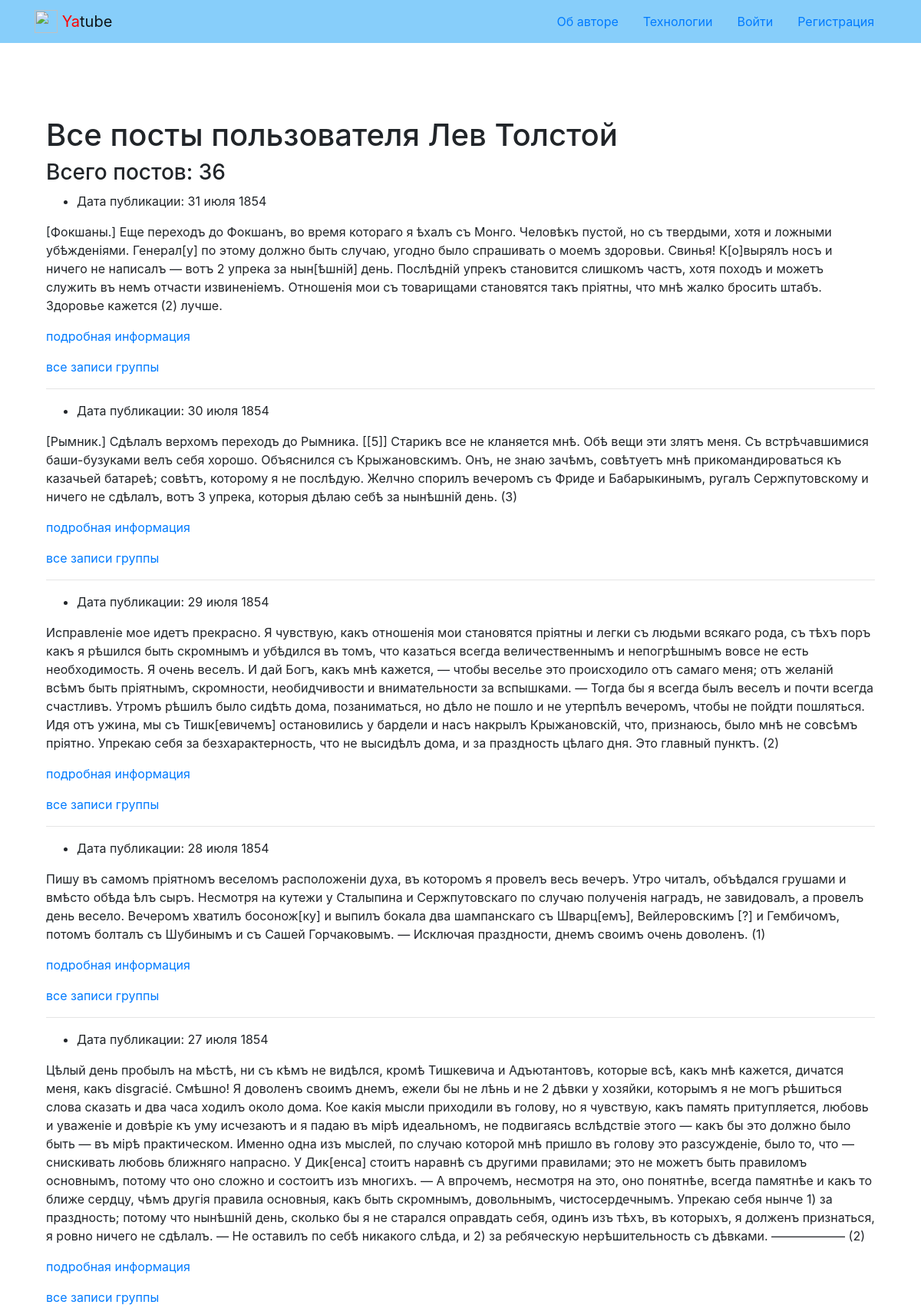
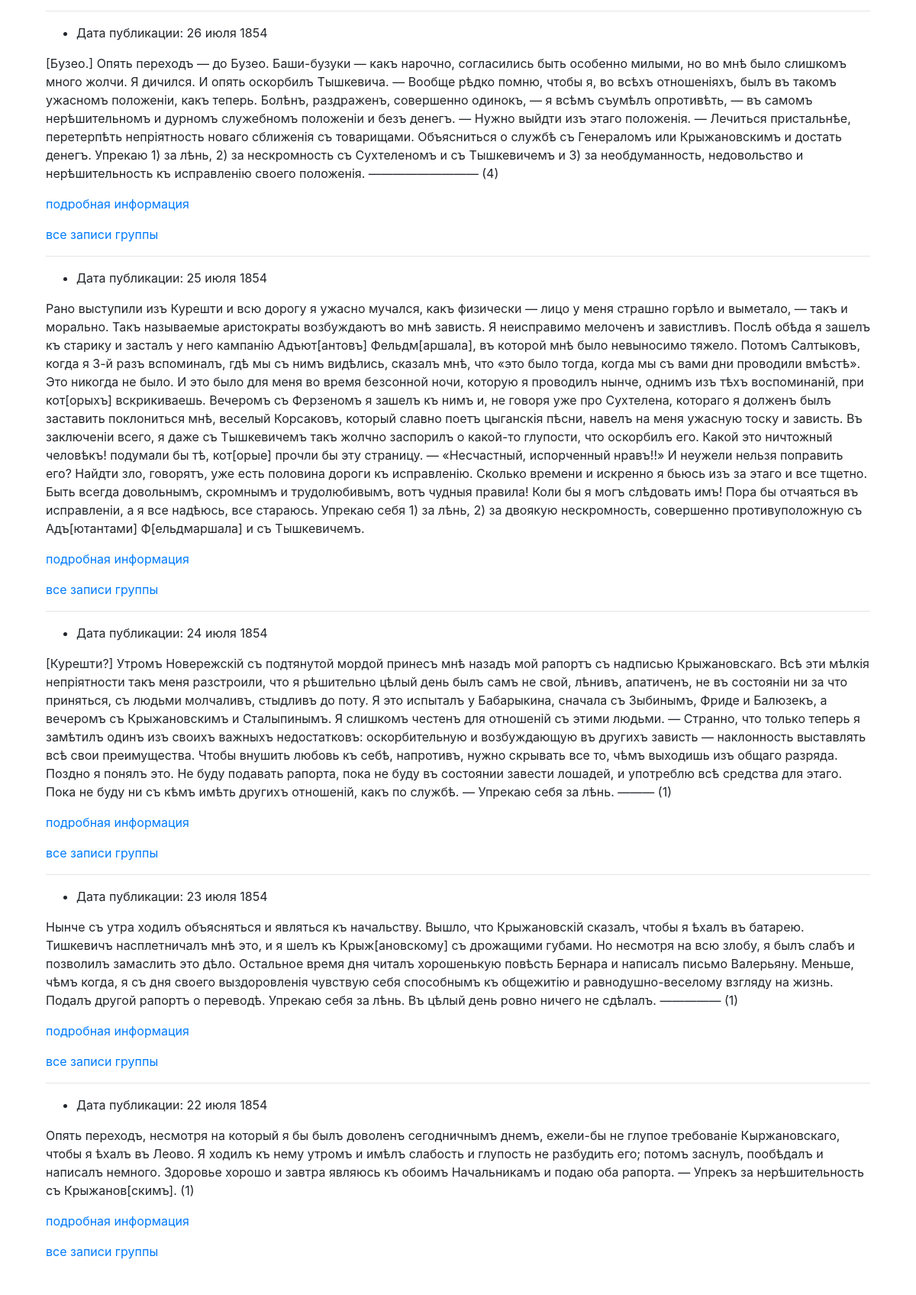
The page /profile/leo/ (upper part) on the database its author committed (2 pictures, top to bottom).
### posts/models.py (models this page shows, shortened)
class Post(models.Model):
    text = models.TextField(
        verbose_name='Текст поста',
        help_text='Текст нового поста'
    )
    pub_date = models.DateTimeField(
        auto_now_add=True,
        verbose_name='Дата и время публикации поста',
        help_text='Дата и время публикации поста',
        db_index=True
    )
    author = models.ForeignKey(
        User,
        on_delete=models.CASCADE,
        related_name='posts',
        verbose_name='Автор поста',
        help_text='Автор поста'
    )
    group = models.ForeignKey(
        Group,
        on_delete=models.SET_NULL,
        blank=True,
        null=True,
        related_name='posts',
        verbose_name='Группа',
        help_text='Группа, к которой будет относиться пост'
    )
    image = models.ImageField(
        'Картинка',
        upload_to='posts/',
        blank=True
    )
    class Meta:
        ordering = ('-pub_date',)
        verbose_name = 'Пост'
        verbose_name_plural = 'Посты'

### posts/views.py (the view)
# urls.py: path('profile/<str:username>/', views.profile, name='profile'),
def profile(request, username):
    template = 'posts/profile.html'
    profile_user = get_object_or_404(User, username=username)
    name_user = profile_user.get_full_name()
    title_profile = f'Профайл пользователя {name_user}'
    post_list = profile_user.posts.all()
    paginator = Paginator(post_list, COUNT_OF_PAGE_POST)
    page_number = request.GET.get('page')
    page_obj = paginator.get_page(page_number)
    context = {
        'title': title_profile,
        'profile_user': profile_user,
        'page_obj': page_obj,
    }
    return render(request, template, context)

### core/context_processors/year.py (called while the page is built)
def year(request):
    return {
        'year': datetime.datetime.now().date().year
    }

### templates/posts/profile.html (shortened to what this page needs)
{% extends 'base.html' %}
{% block content %}
  <div class="container py-5">
    <h1>Все посты пользователя {{  profile_user.get_full_name }} </h1>
    <h3>Всего постов: {{ profile_user.posts.count }} </h3>
    {% for post in page_obj %}
      {% with author_not_hide='False'%}
        {% include 'posts/includes/post_list.html'%}
      {% endwith %}
      {% if not forloop.last %}<hr>{% endif %}
    {% endfor %}
  </div>
{% endblock %}

### templates/posts/includes/post_list.html (shortened to what this page needs)
{% load thumbnail %}
<article>
  <ul>
    <li>
      Дата публикации: {{ post.pub_date|date:"d E Y" }}
    </li>
  </ul>
  <p>
    {{ post.text }}
  </p>
  <p>
    <a href="{% url 'posts:post_detail' post.id %}">подробная информация</a>
  </p>
  {% if post.group.slug %}
      <a href="{% url 'posts:group_list' post.group.slug %}">все записи группы</a>
  {% endif %}
</article>

### rows shown on the page
Post: pub_date "31 июля 1854", text "[Фокшаны.] Еще переходъ до Фокшанъ, во время котораго я ѣхалъ съ Монго. Человѣкъ пустой, но съ твердыми, хотя и ложными убѣжденіями. Генерал[у] по этому должно быть случаю, угодно было спрашивать о моемъ здоровьи. Свинья! К[о]вырялъ носъ и ничего не написалъ — вотъ 2 упрека за нын[ѣшній] день. Послѣдній упрекъ становится слишкомъ частъ, хотя походъ и можетъ служить въ немъ отчасти извиненіемъ. Отношенія мои съ товарищами становятся такъ пріятны, что мнѣ жалко бросить штабъ. Здоровье кажется (2) лучше.", shows "все записи группы"
Post: pub_date "30 июля 1854", text "[Рымник.] Сдѣлалъ верхомъ переходъ до Рымника. [[5]] Старикъ все не кланяется мнѣ. Обѣ вещи эти злятъ меня. Съ встрѣчавшимися баши-бузуками велъ себя хорошо. Объяснился съ Крыжановскимъ. Онъ, не знаю зачѣмъ, совѣтуетъ мнѣ прикомандироваться къ казачьей батареѣ; совѣтъ, которому я не послѣдую. Желчно спорилъ вечеромъ съ Фриде и Бабарыкинымъ, ругалъ Сержпутовскому и ничего не сдѣлалъ, вотъ 3 упрека, которыя дѣлаю себѣ за нынѣшній день. (3)", shows "все записи группы"
Post: pub_date "29 июля 1854", text "Исправленіе мое идетъ прекрасно. Я чувствую, какъ отношенія мои становятся пріятны и легки съ людьми всякаго рода, съ тѣхъ поръ какъ я рѣшился быть скромнымъ и убѣдился въ томъ, что казаться всегда величественнымъ и непогрѣшнымъ вовсе не есть необходимость. Я очень веселъ. И дай Богъ, какъ мнѣ кажется, — чтобы веселье это происходило отъ самаго меня; отъ желаній всѣмъ быть пріятнымъ, скромности, необидчивости и внимательности за вспышками. — Тогда бы я всегда былъ веселъ и почти всегда счастливъ. Утромъ рѣшилъ было сидѣть дома, позаниматься, но дѣло не пошло и не утерпѣлъ вечеромъ, чтобы не пойдти пошляться. Идя отъ ужина, мы съ Тишк[евичемъ] остановились у бардели и насъ накрылъ…", shows "все записи группы"
Post: pub_date "28 июля 1854", text "Пишу въ самомъ пріятномъ веселомъ расположеніи духа, въ которомъ я провелъ весь вечеръ. Утро читалъ, объѣдался грушами и вмѣсто обѣда ѣлъ сыръ. Несмотря на кутежи у Сталыпина и Сержпутовскаго по случаю полученія наградъ, не завидовалъ, а провелъ день весело. Вечеромъ хватилъ босонож[ку] и выпилъ бокала два шампанскаго съ Шварц[емъ], Вейлеровскимъ [?] и Гембичомъ, потомъ болталъ съ Шубинымъ и съ Сашей Горчаковымъ. — Исключая праздности, днемъ своимъ очень доволенъ. (1)", shows "все записи группы"
Post: pub_date "27 июля 1854", text "Цѣлый день пробылъ на мѣстѣ, ни съ кѣмъ не видѣлся, кромѣ Тишкевича и Адъютантовъ, которые всѣ, какъ мнѣ кажется, дичатся меня, какъ disgracié. Смѣшно! Я доволенъ своимъ днемъ, ежели бы не лѣнь и не 2 дѣвки у хозяйки, которымъ я не могъ рѣшиться слова сказать и два часа ходилъ около дома. Кое какія мысли приходили въ голову, но я чувствую, какъ память притупляется, любовь и уваженіе и довѣріе къ уму исчезаютъ и я падаю въ мірѣ идеальномъ, не подвигаясь вслѣдствіе этого — какъ бы это должно было быть — въ мірѣ практическом. Именно одна изъ мыслей, по случаю которой мнѣ пришло въ голову это разсужденіе, было то, что — снискивать любовь ближняго напрасно. У Дик[енса] стоитъ наравнѣ съ другими…", shows "все записи группы"
Post: pub_date "26 июля 1854", text "[Бузео.] Опять переходъ — до Бузео. Баши-бузуки — какъ нарочно, согласились быть особенно милыми, но во мнѣ было слишкомъ много жолчи. Я дичился. И опять оскорбилъ Тышкевича. — Вообще рѣдко помню, чтобы я, во всѣхъ отношеніяхъ, былъ въ такомъ ужасномъ положеніи, какъ теперь. Болѣнъ, раздраженъ, совершенно одинокъ, — я всѣмъ съумѣлъ опротивѣть, — въ самомъ нерѣшительномъ и дурномъ служебномъ положеніи и безъ денегъ. — Нужно выйдти изъ этаго положенія. — Лечиться пристальнѣе, перетерпѣть непріятность новаго сближенія съ товарищами. Объясниться о службѣ съ Генераломъ или Крыжановскимъ и достать денегъ. Упрекаю 1) за лѣнь, 2) за нескромность съ Сухтеленомъ и съ Тышкевичемъ и 3) за…", shows "все записи группы"
Post: pub_date "25 июля 1854", text "Рано выступили изъ Курешти и всю дорогу я ужасно мучался, какъ физически — лицо у меня страшно горѣло и выметало, — такъ и морально. Такъ называемые аристократы возбуждаютъ во мнѣ зависть. Я неисправимо мелоченъ и завистливъ. Послѣ обѣда я зашелъ къ старику и засталъ у него кампанію Адъют[антовъ] Фельдм[аршала], въ которой мнѣ было невыносимо тяжело. Потомъ Салтыковъ, когда я 3-й разъ вспоминалъ, гдѣ мы съ нимъ видѣлись, сказалъ мнѣ, что «это было тогда, когда мы съ вами дни проводили вмѣстѣ». Это никогда не было. И это было для меня во время безсонной ночи, которую я проводилъ нынче, однимъ изъ тѣхъ воспоминаній, при кот[орыхъ] вскрикиваешь. Вечеромъ съ Ферзеномъ я зашелъ къ нимъ и, не…", shows "все записи группы"
Post: pub_date "24 июля 1854", text "[Курешти?] Утромъ Новережскій съ подтянутой мордой принесъ мнѣ назадъ мой рапортъ съ надписью Крыжановскаго. Всѣ эти мѣлкія непріятности такъ меня разстроили, что я рѣшительно цѣлый день былъ самъ не свой, лѣнивъ, апатиченъ, не въ состояніи ни за что приняться, съ людьми молчаливъ, стыдливъ до поту. Я это испыталъ у Бабарыкина, сначала съ Зыбинымъ, Фриде и Балюзекъ, а вечеромъ съ Крыжановскимъ и Сталыпинымъ. Я слишкомъ честенъ для отношеній съ этими людьми. — Странно, что только теперь я замѣтилъ одинъ изъ своихъ важныхъ недостатковъ: оскорбительную и возбуждающую въ другихъ зависть — наклонность выставлять всѣ свои преимущества. Чтобы внушить любовь къ себѣ, напротивъ, нужно скрывать все…", shows "все записи группы"
Post: pub_date "23 июля 1854", text "Нынче съ утра ходилъ объясняться и являться къ начальству. Вышло, что Крыжановскій сказалъ, чтобы я ѣхалъ въ батарею. Тишкевичъ насплетничалъ мнѣ это, и я шелъ къ Крыж[ановскому] съ дрожащими губами. Но несмотря на всю злобу, я былъ слабъ и позволилъ замаслить это дѣло. Остальное время дня читалъ хорошенькую повѣсть Бернара и написалъ письмо Валерьяну. Меньше, чѣмъ когда, я съ дня своего выздоровленія чувствую себя способнымъ къ общежитію и равнодушно-веселому взгляду на жизнь. Подалъ другой рапортъ о переводѣ. Упрекаю себя за лѣнь. Въ цѣлый день ровно ничего не сдѣлалъ. ————— (1)", shows "все записи группы"
Post: pub_date "22 июля 1854", text "Опять переходъ, несмотря на который я бы былъ доволенъ сегодничнымъ днемъ, ежели-бы не глупое требованіе Кыржановскаго, чтобы я ѣхалъ въ Леово. Я ходилъ къ нему утромъ и имѣлъ слабость и глупость не разбудить его; потомъ заснулъ, пообѣдалъ и написалъ немного. Здоровье хорошо и завтра являюсь къ обоимъ Начальникамъ и подаю оба рапорта. — Упрекъ за нерѣшительность съ Крыжанов[скимъ]. (1)", shows "все записи группы"

### other values the page prints
{{ profile_user.get_full_name }} "Лев Толстой"
{{ profile_user.posts.count }} "36"
